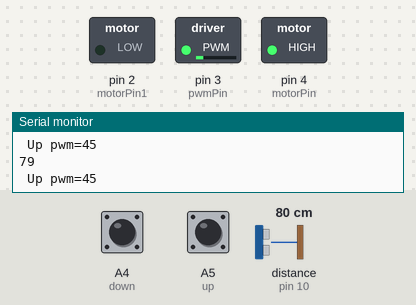
Simulated run of this sketch. Board: Arduino Uno, built with avr-gcc and run on an emulated ATmega328P. Parts: switched loads named in the sketch (green lamp = pin HIGH), the last lines printed to the serial monitor. Wiring (inferred from the names in the program): ultrasonic range finder: trigger pin 11; echo pin 10. Dashed ring = blinking. The inputs (shaded band) are chosen by the test bench; at power-on: distance to the obstacle (sensor on pin 10) 80 cm, A4 (down) LOW, A5 (up) LOW. The echo pulse lasts 58.3 µs per cm; pins used as bus, display or sensor lines are not drawn.

Above: at 1.2 s.
1.3 s: distance to the obstacle (sensor on pin 10) set to 28 cm
At 1.47 s:
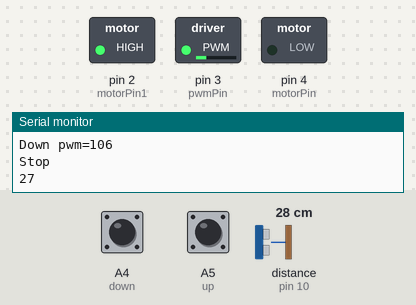
4.3 s: distance to the obstacle (sensor on pin 10) set to 32 cm
At 4.7 s:
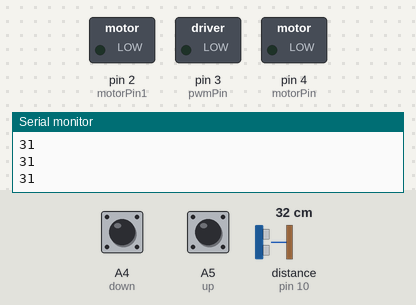
5.8 s: distance to the obstacle (sensor on pin 10) set to 18 cm
At 7.95 s:
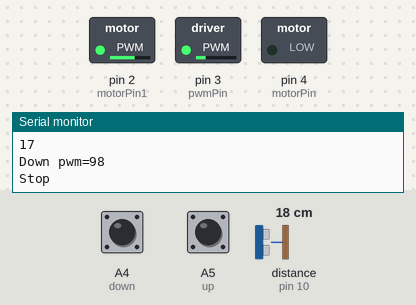
Timing chart, 0 to 14.8 s (numbered marks = the images above; inputs shaded):
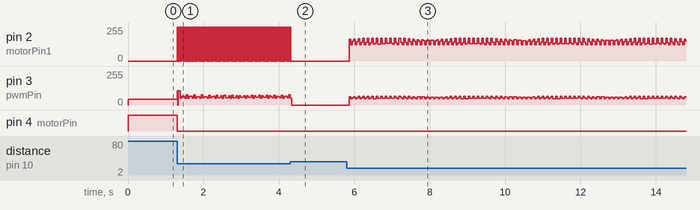

Measured:
- the behaviour switches between 29 and 30 cm on distance to the obstacle (sensor on pin 10) (found by bisection; images 1 and 2)
- after the input at 1.3 s, pin 2 (motorPin1): alternates 255/255 for 0.01 s and 0/255 for 0.01 s, starting at once; pin 4 (motorPin): HIGH → LOW at once
- after the input at 4.3 s, pin 2 (motorPin1): goes on until 4.3 s, then stays 0/255

The sketch:

shaft_modified.ino
```cpp
#include <PID_v1.h>

//Define Variables we'll be connecting to
double Setpoint, Input, Output;

//Specify the links and initial tuning parameters
double Kp = 1, Ki = 0, Kd = 0;
PID myPID(&Input, &Output, &Setpoint, Kp, Ki, Kd, DIRECT);

const int motorPin = 4;
const int motorPin1 = 2;
const int pwmPin = 3;
const int trigPin = 11;
const int echoPin = 10;

const int shaft_distance = /*21 22 11 23 29*/30;
//const int shaft_distance = /*21 22 11 23*/30;

const int up = A5;
const int down = A4;
bool up1, down1;

void setup() {

  Serial.begin (9600);
  pinMode(trigPin, OUTPUT);
  pinMode(echoPin, INPUT);
  pinMode(motorPin, OUTPUT);
  pinMode(motorPin1, OUTPUT);
  pinMode(pwmPin, OUTPUT);

  Input = shaft_distance;
  Setpoint = shaft_distance;
  myPID.SetOutputLimits(-100, 100);
  //SetSampleTime()
  //turn the PID on
  myPID.SetMode(AUTOMATIC);
  pinMode(up1, INPUT);
  pinMode(down1, INPUT);
  up1 = down1 = 0;
}
void loop() {
  int duration, distance;
  digitalWrite (trigPin, LOW);
  delayMicroseconds (2);
  digitalWrite (trigPin, HIGH);
  delayMicroseconds (10);
  digitalWrite (trigPin, LOW);
  duration = pulseIn (echoPin, HIGH);
  distance = (duration / 2) / 29.1;
  Serial.println(distance);
  if (distance >= 25 && distance <= 31)
    //if(distance>=25&&distance<=32)
  {
    Input = distance;
    // Serial.println("Input");
    myPID.Compute();

    up1 = digitalRead(up);
    down1 = digitalRead(down);

    if (up1 == HIGH) {
      digitalWrite (motorPin, LOW);
      digitalWrite (motorPin1, HIGH);
      analogWrite(pwmPin, 80);
    }
    else if (down1 == HIGH) {
      digitalWrite (motorPin1, LOW);
      digitalWrite (motorPin, HIGH);
      analogWrite(pwmPin, 80);
    }
    else {
      digitalWrite (motorPin, LOW);
      digitalWrite (motorPin1, LOW);
      analogWrite(pwmPin, 0);
    }

    // Serial.print("output=");
    //Serial.println(Output);
  }
  int pwm;
  if (up1 == LOW || down1 == LOW) {
    // Code to protect from violation
    if (distance == 0) {
      distance = shaft_distance;
    }
    if(distance < 10){
      distance = shaft_distance;
    }
//    if (distance >= 26 && distance <= 32){
      // if(distance>=25&&distance<=32)
      if (distance > (shaft_distance + 1))
      {
        digitalWrite (motorPin, HIGH);
        digitalWrite (motorPin1, LOW);
        int pwm = (45 - Output);
        analogWrite (pwmPin, pwm);
        Serial.print(" Up pwm=");
        Serial.println(pwm);
      }
      else if (distance < (shaft_distance - 1))
      {
        digitalWrite (motorPin, LOW);
        digitalWrite (motorPin1, HIGH);
        int pwm = 2 * (50 + Output);
        analogWrite (pwmPin, pwm);

        Serial.print("Down pwm=");
        Serial.println(pwm);
      }
      else
      {
        digitalWrite (motorPin, LOW);
        digitalWrite (motorPin1, LOW);
        for(int i = 255;i >= 0;i = i - 5){
          analogWrite (pwmPin, 0);
          delay(1);
        }
        // Serial.println("stop");
      }
    if (distance < shaft_distance) {
      digitalWrite (motorPin, LOW);
      digitalWrite (motorPin1, LOW);
      analogWrite (pwmPin, 0);
      Serial.println("Stop");
    }
  }
  }
```
